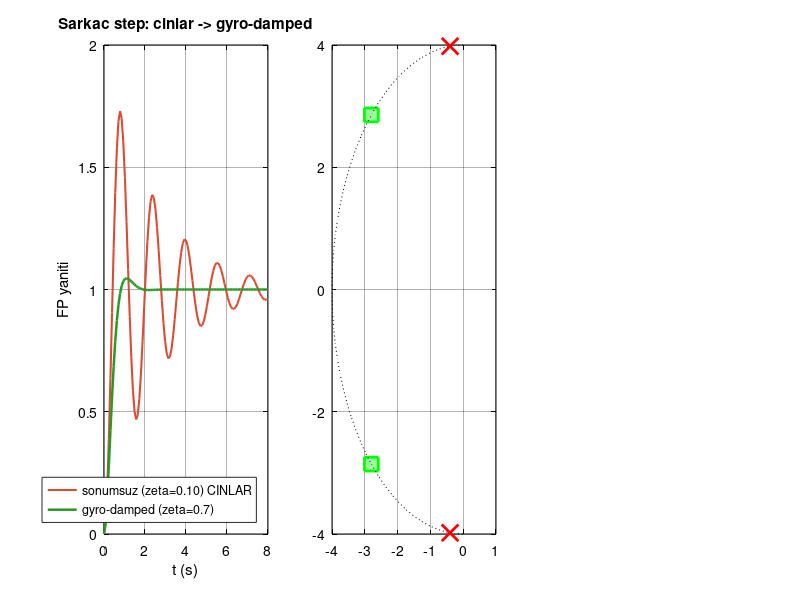

Write the MATLAB code that produced this figure. (Note: this script raises an error after producing the figure.)
function loaded_pendulum_damping_design()
% LOADED_PENDULUM_DAMPING_DESIGN  Asama 5.x — yuklu sarkac rezonansini gyro-rate ile sonumle (analitik).
%
% PROBLEM (olculen): yuklu LP = gravite sarkaci, ID free-decay:
%   omega_n ~ 4 rad/s (0.65 Hz), zeta ~ 0.1 (hafif sonumlu)  [artifacts/5/loaded_pendulum_id]
% Cascade dis-dongu crossover omega_c = Kp_pos = 2 rad/s (POS_P_CFG_LP) < rezonans 4 rad/s
%   -> cascade rezonansin ALTINDA: bastiramaz, faz-gecikmesiyle CINLATIR (deney: controller 0.8Hz ringledi).
% COZUM: gyro-rate feedback (K2) sarkac moduna DAMPING ekler -> kutuplari zeta 0.1 -> 0.7'ye tasi.
%
% ANALITIK: sarkac modu  P(s) = wn^2/(s^2 + 2*zeta*wn*s + wn^2).
%   Rate feedback k_d (FP-rate -> efektif sonum): kapali karakteristik
%     s^2 + (2*zeta*wn + k_d)*s + wn^2 = 0  ->  zeta_cl = (2*zeta*wn + k_d)/(2*wn)
%   Hedef zeta_cl=0.7 ->  k_d = 2*wn*(0.7 - zeta) = 2*4*(0.7-0.1) = 4.8  [rad/s, FP-rate katsayisi]
% Firmware k_ff'e harita (zincir, YAKLASIK): omega_ff[mot] = k_ff*gy; cikis k_ff*gy/gear;
%   FP-rate katkisi |k_kin|*k_ff/gear * gy = 0.107*k_ff * gy  => efektif k_d ~ 0.107*k_ff.
%   k_ff ~ k_d/0.107 = 4.8/0.107 ~ 45  (BUYUK -> stabilite siniri riski; bkz onceki margin analizi)
%   => Tek gyro damping %70 zeta'ya yetmeyebilir; NOTCH veya cascade-yeniden-tasarim gerekebilir.
% ISARET: model damping ongoruyor ama firmware isaret-konvansiyonu (gy/cascade/stab_dir) belirsiz
%   -> TEMIZ ring-down sign-test ile dogrulanir (k_ff +/- karsilastir). Bu script MAGNITUDE + STRATEJI verir.
% Kaynak: [Franklin2010] §6 (rate feedback damping), [Hilkert2008] (gimbal gyro damping). Plant: pendulum ID.
% Calistirma: matlab -batch "cd('matlab/asama_5_gimbal'); loaded_pendulum_damping_design"

    here=fileparts(mfilename('fullpath')); outdir=fullfile(here,'results','loaded_pendulum_damping');
    if ~exist(outdir,'dir'), mkdir(outdir); end
    set(groot,'defaultFigureColor','w','defaultAxesColor','w','defaultAxesXColor','k', ...
        'defaultAxesYColor','k','defaultTextColor','k','defaultAxesGridAlpha',0.3);

    wn=4.0; zeta=0.10;            % yuklu sarkac ID (free-decay)
    wc_cas=2.0;                   % cascade crossover = Kp_pos (POS_P_CFG_LP)
    gear=9.7; k_kin=-1.04; coef=abs(k_kin)/gear;   % =0.107 (gyro->FP-rate zincir)
    s=tf('s');
    P=wn^2/(s^2+2*zeta*wn*s+wn^2);

    % --- rate-feedback damping: k_d for zeta_cl target ---
    zt=0.7; k_d=2*wn*(zt-zeta);  kff_est=k_d/coef;
    Pcl=wn^2/(s^2+(2*zeta*wn+k_d)*s+wn^2);

    fprintf('\n=== Yuklu sarkac damping tasarimi ===\n');
    fprintf('  Sarkac ID: wn=%.1f rad/s (%.2f Hz), zeta_ol=%.2f (hafif)\n',wn,wn/2/pi,zeta);
    fprintf('  Cascade wc=%.1f rad/s < rezonans %.1f -> cascade cinlatir (rezonans altinda)\n',wc_cas,wn);
    fprintf('  Hedef zeta_cl=%.1f -> rate katsayisi k_d=%.2f rad/s\n',zt,k_d);
    fprintf('  Firmware harita (yaklasik): k_ff ~ k_d/%.3f = %.0f  (BUYUK: stabilite siniri riski)\n',coef,kff_est);
    [~,zol]=damp(P); [~,zcl]=damp(Pcl);
    fprintf('  Kapali kutup zeta: %.2f -> %.2f (hedef %.1f)\n',min(zol),min(zcl),zt);
    fprintf('  ISARET: model damping ongoruyor; firmware k_ff isareti TEMIZ ring-down testiyle dogrulanir.\n');

    % ================= FIGUR =================
    f=figure('Position',[40 40 1240 440],'Color','w','Visible','off');

    % (1) step: sarkac cinliyor vs damped
    subplot(1,3,1); hold on; grid on; box on;
    [y1,t1]=step(P,8); [y2,t2]=step(Pcl,8);
    plot(t1,y1,'LineWidth',1.5,'Color',[0.85 0.3 0.2],'DisplayName',sprintf('sonumsuz (zeta=%.2f) CINLAR',zeta));
    plot(t2,y2,'LineWidth',1.8,'Color',[0.15 0.6 0.15],'DisplayName',sprintf('gyro-damped (zeta=%.1f)',zt));
    xlabel('t (s)'); ylabel('FP yaniti'); title('Sarkac step: cinlar -> gyro-damped'); legend('Location','southeast');

    % (2) pole-zero / root migration
    subplot(1,3,2); hold on; grid on; box on;
    pol=roots([1 2*zeta*wn wn^2]); pcl=roots([1 2*zeta*wn+k_d wn^2]);
    plot(real(pol),imag(pol),'rx','MarkerSize',12,'LineWidth',2,'DisplayName','sonumsuz kutuplar');
    plot(real(pcl),imag(pcl),'gs','MarkerSize',10,'LineWidth',2,'MarkerFaceColor',[.6 1 .6],'DisplayName','gyro-damped');
    th=linspace(pi/2,3*pi/2,50); plot(wn*cos(th),wn*sin(th),'k:','HandleVisibility','off');
    xline(0,'k-','HandleVisibility','off'); yline(0,'k-','HandleVisibility','off');
    xlabel('Re'); ylabel('Im'); title('Kutuplar: sola (damping) tasinir'); legend('Location','southwest'); axis equal;

    % (3) Bode: rezonans vs cascade crossover
    subplot(1,3,3); hold on; grid on; box on;
    w=logspace(-1,1.6,500); [mP,~]=bode(P,w); mP=squeeze(mP);
    plot(w/2/pi,20*log10(mP),'LineWidth',1.5,'Color',[0.85 0.3 0.2],'DisplayName','sarkac |P|');
    xline(wn/2/pi,'r:','LineWidth',1.4,'DisplayName',sprintf('rezonans %.2f Hz',wn/2/pi));
    xline(wc_cas/2/pi,'b--','LineWidth',1.4,'DisplayName',sprintf('cascade wc %.2f Hz',wc_cas/2/pi));
    set(gca,'XScale','log'); xlabel('Hz'); ylabel('|P| dB');
    title('Cascade wc < rezonans -> bastiramaz'); legend('Location','southwest');

    sgtitle(sprintf('Yuklu sarkac damping: wn=%.1f rad/s, zeta %.2f->%.1f, k\\_d=%.1f (k\\_ff~%.0f, isaret test ile)',wn,zeta,zt,k_d,kff_est),'FontWeight','bold');
    exportgraphics(f,fullfile(outdir,'loaded_pendulum_damping_design.png'),'Resolution',150); close(f);

    rec=struct('wn_radps',wn,'zeta_ol',zeta,'cascade_wc_radps',wc_cas,'zeta_target',zt, ...
        'k_d_rate',round(k_d,2),'kff_estimate',round(kff_est),'coef_gyro_chain',coef, ...
        'note','k_ff MAGNITUDE estimate; SIGN via clean ring-down test; tek-gyro yetmezse NOTCH/cascade-redesign', ...
        'kaynak',{{'pendulum ID free-decay','Franklin2010 §6','Hilkert2008'}});
    fid=fopen(fullfile(outdir,'loaded_pendulum_damping_params.json'),'w');
    fwrite(fid,jsonencode(rec,'PrettyPrint',true),'char'); fclose(fid);
    fprintf('  Cikti: %s/\n',outdir);
end
